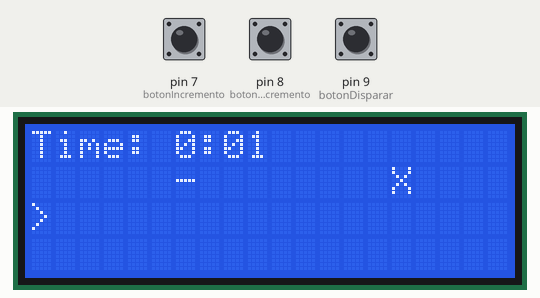
A sketch run on a simulated Arduino Uno, built with avr-gcc and run on an emulated ATmega328P. On the bench: 20×4 character LCD. Inputs (shaded band) come from the test bench; at power-on: pin 7 (botonIncremento) LOW, pin 9 (botonDisparar) HIGH, pin 8 (botonDecremento) HIGH. Random numbers use the default seed unless the sketch sets one.

Above: at 2.3 s.
2.4 s: pin 7 (botonIncremento) pulled HIGH for 1 s
At 3.35 s:
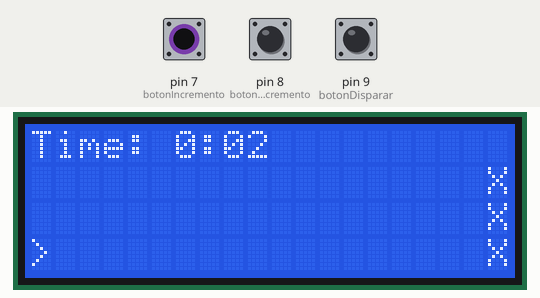
4.0 s: pin 9 (botonDisparar) pulled LOW for 3.2 s
At 6.1 s:
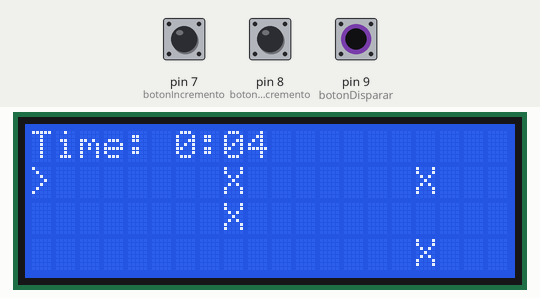
7.8 s: pin 7 (botonIncremento) pulled HIGH for 3.2 s
At 8.11 s:
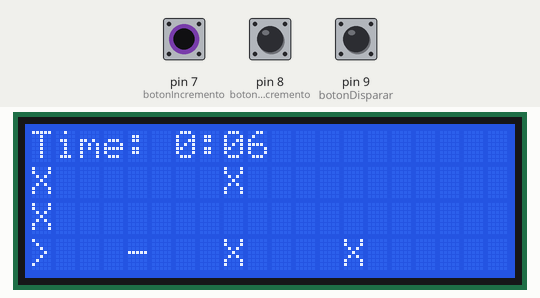
11.6 s: pin 8 (botonDecremento) pulled LOW for 0.15 s
At 11.85 s:
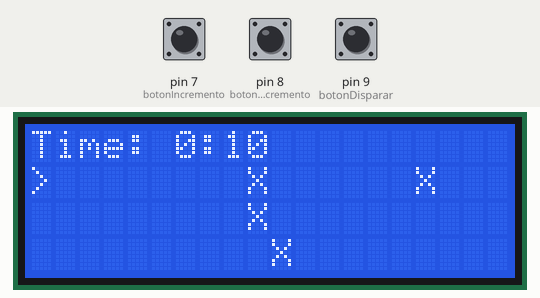
12.3 s: pin 9 (botonDisparar) pulled LOW for 1 s
At 13.6 s:
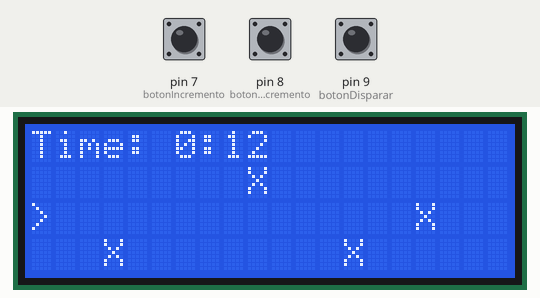
13.9 s: pin 7 (botonIncremento) pulled HIGH for 0.15 s
At 16.1 s:
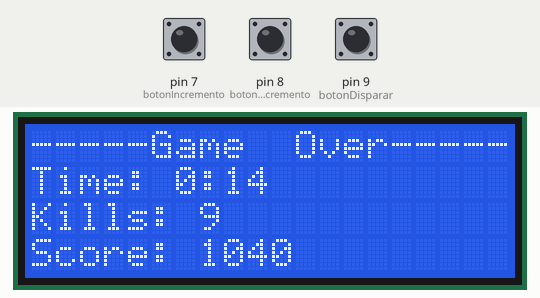

Measured:
- what the display in image 6 shows lasts 0.6 s, from 15.7 s to 16.3 s

The sketch:

Game.ino
```cpp
#include <Wire.h>
#include <LiquidCrystal_I2C.h>

// =============================================
// CONFIGURACIÓN HARDWARE
// =============================================
LiquidCrystal_I2C lcd(0x27, 20, 4);  // LCD 20x4

// Pines de botones
const int botonIncremento = 7;
const int botonDecremento = 8;
const int botonDisparar   = 9;

// =============================================
// VARIABLES DEL JUEGO
// =============================================
// Estados y controles
bool juegoEmpezado = false;
bool enemigosGen   = false;
bool balaDisparada = false;

// Tiempos y intervalos
unsigned long tiempoInicio              = 0;
unsigned long intervaloTime             = 1000;   // Actualización tiempo (ms)
unsigned long intervaloPersonaje        = 250;    // Actualización personaje (ms)
unsigned long ultimaActualizacion       = 0;
unsigned long ultimaActualizacionPersonaje = 0;
unsigned long ultimoIncremento          = 0;
const unsigned long debounceDelay       = 350;    // Debounce botones

// Posiciones de elementos
int posicionPersonaje = 1;  // 0=arriba, 1=centro, 2=abajo
int posicionBalaY;
int posicionBalaX = 1;

// Estadísticas
int minutos;
int segundos;
int contadorKills;

// Sistema de enemigos
int posiciones[]    = {19, 19, 19, 19, 19, 19};  // Posiciones X
int posicionesY[]   = {0, 0, 1, 1, 2, 2};        // Posiciones Y (filas)
int espacios        = 4;                           // Espaciado entre enemigos

// =============================================
// CONFIGURACIÓN INICIAL
// =============================================
void setup() {
  Serial.begin(9600);

  // Inicializar LCD
  lcd.init();
  lcd.backlight();
  lcd.clear();
  lcd.print("Iniciando...");
  delay(1000);

  // Configurar pines de botones
  pinMode(botonIncremento, INPUT);
  pinMode(botonDecremento, INPUT);
  pinMode(botonDisparar, INPUT);

  mostrarBienvenida();
}

// =============================================
// BUCLE PRINCIPAL
// =============================================
void loop() {
  if (juegoEmpezado) {
    juego();
  } else {
    mostrarBienvenida();
  }
}

// =============================================
// PANTALLAS DEL JUEGO
// =============================================
void mostrarBienvenida() {
  lcd.clear();
  lcd.setCursor(0, 0); lcd.print("Welcome");
  lcd.setCursor(0, 1); lcd.print("to the Game!");
  lcd.setCursor(0, 2); lcd.print("Press a button");
  lcd.setCursor(0, 3); lcd.print("to start =)");

  // Esperar acción del jugador
  while (digitalRead(botonIncremento) == LOW &&
         digitalRead(botonDecremento) == LOW &&
         digitalRead(botonDisparar) == LOW) {
    delay(100);
  }

  // Iniciar juego
  lcd.clear();
  juegoEmpezado = true;
  tiempoInicio = millis();
}

void gameOver() {
  // Reiniciar variables del juego
  posicionPersonaje = 1;
  balaDisparada = false;
  enemigosGen = false;
  tiempoInicio = millis();

  for (int i = 0; i < 6; i++) {
    posiciones[i] = 19;
  }

  // Mostrar pantalla de fin
  lcd.clear();
  lcd.setCursor(0, 0); lcd.print("-----Game  Over-----");

  // Mostrar tiempo sobrevivido
  lcd.setCursor(0, 1);
  lcd.print("Time: ");
  lcd.print(minutos);
  lcd.print(":");
  if (segundos < 10) lcd.print("0");
  lcd.print(segundos);

  // Mostrar enemigos eliminados
  lcd.setCursor(0, 2);
  lcd.print("Kills: ");
  lcd.print(contadorKills);

  // Calcular y mostrar puntuación
  lcd.setCursor(0, 3);
  long score = (minutos * 60 * 10) + (segundos * 10) + contadorKills * 100;
  lcd.print("Score: ");
  lcd.print(score);

  contadorKills = 0;

  // Esperar reinicio
  while (digitalRead(botonIncremento) == LOW &&
         digitalRead(botonDecremento) == LOW &&
         digitalRead(botonDisparar) == LOW) {
    delay(100);
  }
  delay(500);
}

// =============================================
// LÓGICA PRINCIPAL DEL JUEGO
// =============================================
void juego() {
  unsigned long ahora = millis();

  // 1. Control del personaje
  personajeControl();

  // 2. Actualizar tiempo periódicamente
  if (ahora - ultimaActualizacion >= intervaloTime) {
    mostrarTiempo();
    ultimaActualizacion = ahora;
  }

  // 3. Actualizar elementos del juego
  if (ahora - ultimaActualizacionPersonaje >= intervaloPersonaje) {
    // Secuencia de actualización del juego
    if (balaDisparada) balaControl();
    enemigoControl();
    comprobarColisiones();
    dibujarEscena();

    ultimaActualizacionPersonaje = ahora;
  }
}

// =============================================
// SISTEMA DE TIEMPO
// =============================================
void mostrarTiempo() {
  unsigned long ahora = millis();
  unsigned long transcurrido = (ahora - tiempoInicio) / 1000;

  minutos = transcurrido / 60;
  segundos = transcurrido % 60;

  // Mostrar tiempo formateado
  lcd.setCursor(0, 0);
  lcd.print("                    ");
  lcd.setCursor(0, 0);
  lcd.print("Time: ");
  lcd.print(minutos);
  lcd.print(":");
  if (segundos < 10) lcd.print("0");
  lcd.print(segundos);
}

// =============================================
// CONTROLES DE PERSONAJE
// =============================================
void personajeControl() {
  unsigned long ahora = millis();

  // Movimiento ascendente
  if (digitalRead(botonIncremento) == HIGH &&
      (ahora - ultimoIncremento > debounceDelay)) {
    ultimoIncremento = ahora;
    posicionPersonaje = (posicionPersonaje + 1) % 3;
  }

  // Movimiento descendente
  if (digitalRead(botonDecremento) == HIGH &&
      (ahora - ultimoIncremento > debounceDelay)) {
    ultimoIncremento = ahora;
    posicionPersonaje = (posicionPersonaje - 1 + 3) % 3;
  }

  // Disparar
  if (digitalRead(botonDisparar) == HIGH && !balaDisparada) {
    balaDisparada = true;
    posicionBalaY = posicionPersonaje;
    posicionBalaX = 1;
  }
}

// =============================================
// SISTEMA DE BALAS
// =============================================
void balaControl() {
  if (posicionBalaX < 19) {
    posicionBalaX++;
  } else {
    // Resetear bala al salir de pantalla
    balaDisparada = false;
    posicionBalaX = 1;
  }
}

// =============================================
// SISTEMA DE ENEMIGOS
// =============================================
void enemigoControl() {
  if (!enemigosGen) {
    // Configuración inicial de enemigos
    posiciones[0] = 19;
    posiciones[1] = 27;
    posiciones[2] = 23 + espacios;
    posiciones[3] = 19 + espacios * random(1, 3);
    posiciones[4] = 19 + espacios * 2;
    posiciones[5] = 19 + espacios * 2 * random(1, 3);
    enemigosGen = true;
  }
  else {
    // Movimiento de enemigos
    for (int i = 0; i < 6; i++) {
      if (posiciones[i] > 0) {
        posiciones[i]--;
      } else {
        // Reubicar enemigo fuera de pantalla
        posiciones[i] = 19 + espacios * random(1, 3);
      }
    }
  }
}

// =============================================
// DETECCIÓN DE COLISIONES
// =============================================
void comprobarColisiones() {
  for (int i = 0; i < 6; i++) {
    // Colisión bala-enemigo (con margen de error)
    if (balaDisparada &&
        abs(posiciones[i] - posicionBalaX) <= 1 &&
        posicionesY[i] == posicionBalaY)
    {
      contadorKills++;
      posiciones[i] = 19 + espacios * random(1, 3);
      balaDisparada = false;
    }

    // Colisión personaje-enemigo
    if (posiciones[i] <= 0 && posicionesY[i] == posicionPersonaje) {
      juegoEmpezado = false;
      gameOver();
    }
  }
}

// =============================================
// SISTEMA DE RENDERIZADO
// =============================================
void dibujarEscena() {
  // Limpiar áreas de juego
  lcd.setCursor(0, 1); lcd.print("                    ");
  lcd.setCursor(0, 2); lcd.print("                    ");
  lcd.setCursor(0, 3); lcd.print("                    ");

  // Dibujar elementos en cada fila
  for (int i = 0; i < 3; i++) {
    // Dibujar personaje
    lcd.setCursor(0, i + 1);
    lcd.print((i == posicionPersonaje) ? ">" : " ");

    // Dibujar bala
    if (balaDisparada && i == posicionBalaY) {
      lcd.setCursor(posicionBalaX, i + 1);
      lcd.print("-");
    }

    // Dibujar enemigos
    for (int j = 0; j < 6; j++) {
      if (posiciones[j] >= 0 && posiciones[j] < 20) {
        lcd.setCursor(posiciones[j], posicionesY[j] + 1);
        lcd.print("X");
      }
    }
  }
}
```
